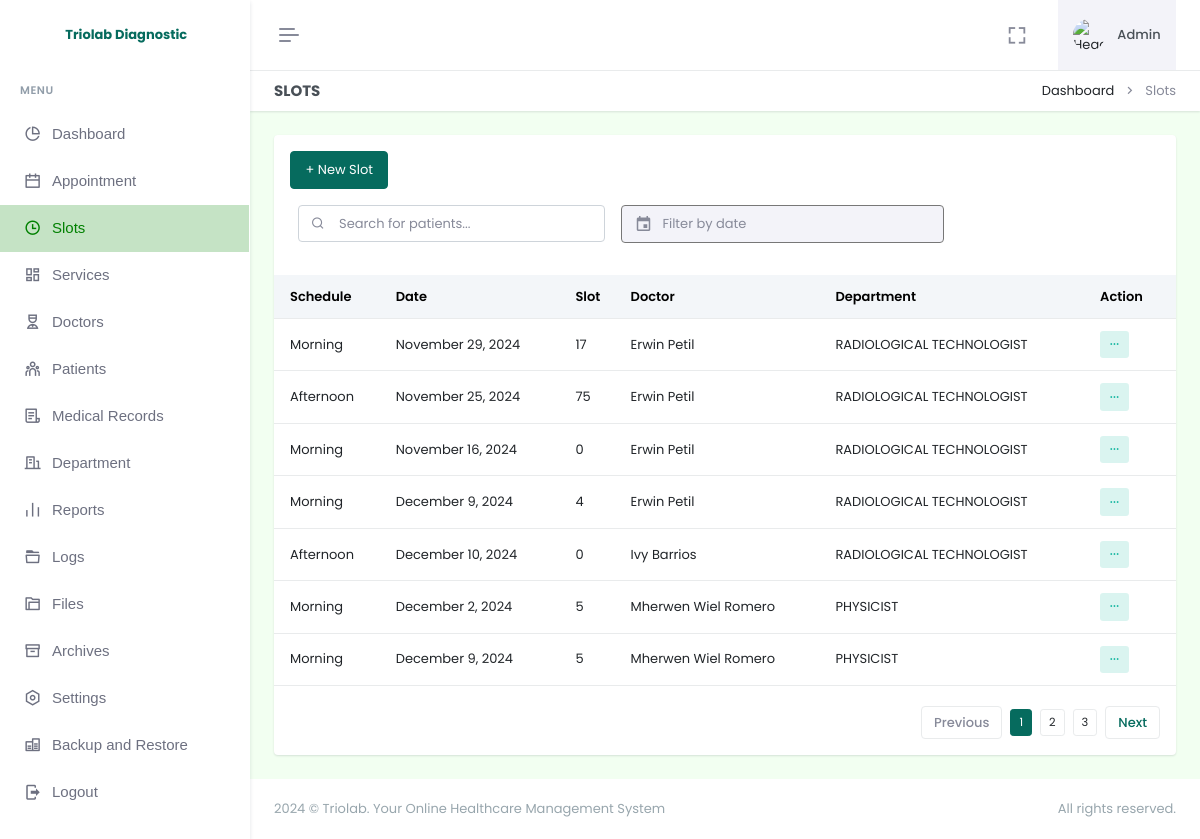
The page /admin/slots.php (signed in) on the database its author committed.
### tables this page shows
CREATE TABLE `appointment_slots` (
  `id` int(11) NOT NULL AUTO_INCREMENT,
  `schedule` varchar(255) NOT NULL,
  `doctor_id` varchar(255) NOT NULL,
  `date` datetime(6) NOT NULL DEFAULT current_timestamp(6),
  `slot` varchar(255) NOT NULL,
  `is_archive` tinyint(4) NOT NULL DEFAULT 0,
  PRIMARY KEY (`id`)
);

CREATE TABLE `doctor` (
  `employee_id` varchar(255) NOT NULL,
  `firstname` varchar(255) NOT NULL,
  `lastname` varchar(255) NOT NULL,
  `username` varchar(255) NOT NULL,
  `email` varchar(255) NOT NULL,
  `password` varchar(255) NOT NULL,
  `profile_img` varchar(255) DEFAULT NULL,
  `department_id` int(11) DEFAULT NULL,
  `date_added` timestamp NOT NULL DEFAULT current_timestamp(),
  `is_archive` tinyint(4) NOT NULL DEFAULT 0,
  PRIMARY KEY (`employee_id`),
  KEY `fk_doctor_department_new` (`department_id`),
  CONSTRAINT `fk_doctor_department_new` FOREIGN KEY (`department_id`) REFERENCES `departments` (`id`) ON DELETE SET NULL
);

CREATE TABLE `departments` (
  `id` int(255) NOT NULL AUTO_INCREMENT,
  `name` varchar(255) NOT NULL,
  `date_added` date NOT NULL DEFAULT current_timestamp(),
  `is_archive` tinyint(4) NOT NULL DEFAULT 0,
  PRIMARY KEY (`id`)
);

### admin/slots.php (the view, shortened to what this page needs)
<!doctype html>
<html lang="en" data-layout="vertical" data-topbar="light" data-sidebar="light" data-sidebar-size="lg" data-sidebar-image="none" data-preloader="disable" data-theme="default" data-theme-colors="green">
<head>
    <link rel="stylesheet" href="https://cdn.jsdelivr.net/npm/flatpickr/dist/flatpickr.min.css">
    <link href="assets/css/bootstrap.min.css" rel="stylesheet" type="text/css" />
    <link href="assets/css/icons.min.css" rel="stylesheet" type="text/css" />
    <link href="assets/css/app.min.css" rel="stylesheet" type="text/css" />
    <link href="assets/css/custom.min.css" rel="stylesheet" type="text/css" />
    <link rel="stylesheet" href="assets/css/sweetalert.css">
</head>
<body style="background-color: #F2FFF1">
    <div id="layout-wrapper">
        <?php require "header.php"; ?>
        <?php require "sidebar.php" ?>
        <div class="main-content">
            <div class="page-content">
                <div class="container-fluid">
                    <div class="row">
                        <div class="col-12">
                            <div class="page-title-box d-sm-flex align-items-center justify-content-between bg-galaxy-transparent">
                                <h4 class="mb-sm-0">Slots</h4>
                                <div class="page-title-right">
                                    <ol class="breadcrumb m-0">
                                        <li class="breadcrumb-item"><a href="index.php">Dashboard</a></li>
                                        <li class="breadcrumb-item active">Slots</li>
                                    </ol>
                                </div>
                            </div>
                        </div>
                    </div>
                    <div class="row">
                        <div class="col-12">
                            <div class="card">
                                <div class="card-body">
                                    <button class="btn btn-primary" data-bs-toggle="modal" data-bs-target="#addSlot">+ New Slot</button>
                                    <div class="d-flex align-items-center gap-3">
                                        <div class="d-flex justify-content-sm-start">
                                            <div class="search-box ms-2 mt-3 mb-3">
                                                <input type="text" id="searchInput" class="form-control" placeholder="Search for patients..." onkeyup="searchTable()">
                                                <i class="ri-search-line search-icon"></i>
                                            </div>
                                        </div>
                                        <div class="app-search d-none d-md-block">
                                            <div class="position-relative">
                                                <input id="datePicker" type="text" class="form-control" style="border: 1px solid #777;" placeholder="Filter by date" autocomplete="off">
                                                <span class="mdi mdi-calendar search-widget-icon"></span>
                                            </div>
                                        </div>
                                    </div>
                                    <div class="listjs-table" id="customerList">
                                        <div class="table-responsive table-card mt-3 mb-1">
                                            <table class="table align-middle table-nowrap" id="customerTable">
                                                <thead class="table-light">
                                                    <tr>
                                                        <th>Schedule</th>
                                                        <th>Date</th>
                                                        <th>Slot</th>
                                                        <th>Doctor</th>
                                                        <th>Department</th>
                                                        <th>Action</th>
                                                    </tr>
                                                </thead>
                                                <tbody class="list">
                                                    <?php
                                                    $selectSlot = $pdo->query("
            SELECT
                appointment_slots.id,
                appointment_slots.schedule,
                appointment_slots.date,
                appointment_slots.slot,
                doctor.firstname,
                doctor.lastname,
                departments.name AS department_name
            FROM appointment_slots
            JOIN doctor ON appointment_slots.doctor_id = doctor.employee_id
            JOIN departments ON doctor.department_id = departments.id
            WHERE appointment_slots.is_archive = 0
        ");
                                                    if ($selectSlot->rowCount() > 0) {
                                                        while ($row = $selectSlot->fetch(PDO::FETCH_ASSOC)) {
                                                            $dateString = $row['date'];
                                                            $formattedDate = date("F j, Y", strtotime($dateString));
                                                    ?>
                                                            <tr>
                                                                <td><?= htmlspecialchars($row['schedule']); ?></td>
                                                                <td><?= htmlspecialchars($formattedDate); ?></td>
                                                                <td><?= htmlspecialchars($row['slot']); ?></td>
                                                                <td><?= htmlspecialchars($row['firstname'] . ' ' . $row['lastname']); ?></td>
                                                                <td><?= htmlspecialchars($row['department_name']); ?></td>
                                                                <td>
                                                                    <div class="dropdown d-inline-block">
                                                                        <button class="btn btn-soft-success btn-sm dropdown" type="button" data-bs-toggle="dropdown" aria-expanded="false">
                                                                            <i class="ri-more-fill align-middle"></i>
                                                                        </button>
                                                                    </div>
                                                                </td>
                                                            </tr>
                                                        <?php
                                                        }
                                                    }
                                                    ?>
                                                </tbody>
                                            </table>
                                        </div>
                                        <div class="d-flex justify-content-end">
                                            <div class="pagination-wrap hstack gap-2" style="display: flex;">
                                                <a class="page-item pagination-prev disabled" href="javascript:void(0);">
                                                    Previous
                                                </a>
                                                <ul class="pagination listjs-pagination mb-0">
                                                    <li clas="active"><a class="btn btn-primary btn-sm" href="#">1</a></li>
                                                    <li clas=""><a class="btn btn-sm" style="border: 1px solid #e9ebec;" href="#">2</a></li>
                                                    <li clas=""><a class="btn btn-sm" style="border: 1px solid #e9ebec;" href="#">3</a></li>
                                                </ul>
                                                <a class="page-item pagination-next" href="javascript:void(0);">
                                                    Next
                                                </a>
                                            </div>
                                        </div>
                                    </div>
                                </div>
                            </div>
                        </div>
                    </div>
                </div>
            </div>
            <?php require "footer.php"; ?>
        </div>
    </div>
</body>
</html>

### rows shown on the page
appointment_slots: schedule "Morning", date "November 29, 2024", slot "17", doctor.lastname "Erwin Petil", departments.name "RADIOLOGICAL TECHNOLOGIST"
appointment_slots: schedule "Afternoon", date "November 25, 2024", slot "75", doctor.lastname "Erwin Petil", departments.name "RADIOLOGICAL TECHNOLOGIST"
appointment_slots: schedule "Morning", date "November 16, 2024", slot "0", doctor.lastname "Erwin Petil", departments.name "RADIOLOGICAL TECHNOLOGIST"
appointment_slots: schedule "Morning", date "December 9, 2024", slot "4", doctor.lastname "Erwin Petil", departments.name "RADIOLOGICAL TECHNOLOGIST"
appointment_slots: schedule "Afternoon", date "December 10, 2024", slot "0", doctor.lastname "Ivy Barrios", departments.name "RADIOLOGICAL TECHNOLOGIST"
appointment_slots: schedule "Morning", date "December 2, 2024", slot "5", doctor.lastname "Mherwen Wiel Romero", departments.name "PHYSICIST"
appointment_slots: schedule "Morning", date "December 9, 2024", slot "5", doctor.lastname "Mherwen Wiel Romero", departments.name "PHYSICIST"
